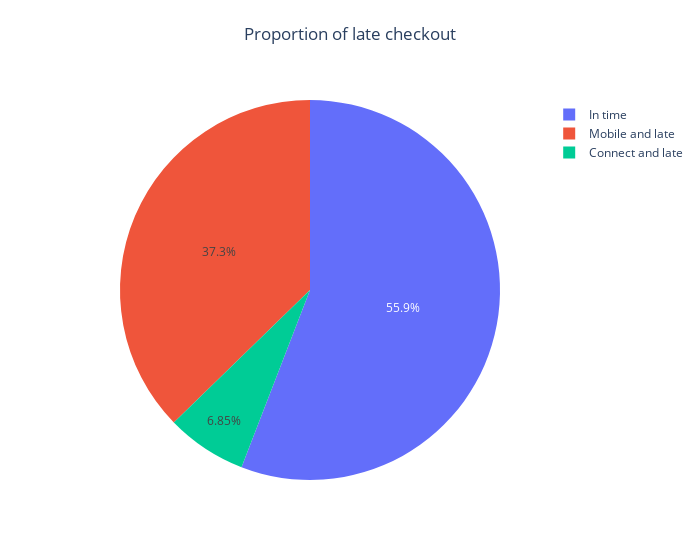

The cell this chart's notebook holds for it:
### Markdown cell above
<h4> Late proportion by checkin type <h4>

### Code cell
df_delay['delay_repartition'] = 'In time'
df_delay.loc[((df_delay['checkin_type'] == 'mobile') & (df_delay['checkout_status'] == 'Late')),'delay_repartition'] = 'Mobile and late'
df_delay.loc[((df_delay['checkin_type'] == 'connect') & (df_delay['checkout_status'] == 'Late')),'delay_repartition'] = 'Connect and late'
fig = px.pie(df_delay, names='delay_repartition', title='Proportion of late checkout', width= 700)
fig.update_layout(title_text='Proportion of late checkout',title_y=0.95,title_x=0.5)
fig.show()

### Figure 1 — Plotly figure (JSON) as saved in the notebook; plotly's stock layout.template omitted (floating-point values rounded to 4 significant figures; data arrays with more than 128 entries replaced by an {"elided": "..."} marker saying what was removed)
{"data": [{"domain": {"x": [0, 1], "y": [0, 1]}, "hovertemplate": "delay_repartition=%{label}<extra></extra>", "labels": {"elided": "21310 str values"}, "legendgroup": "", "name": "", "showlegend": true, "type": "pie"}], "layout": {"legend": {"tracegroupgap": 0}, "title": {"text": "Proportion of late checkout", "x": 0.5, "y": 0.95}, "width": 700}}
